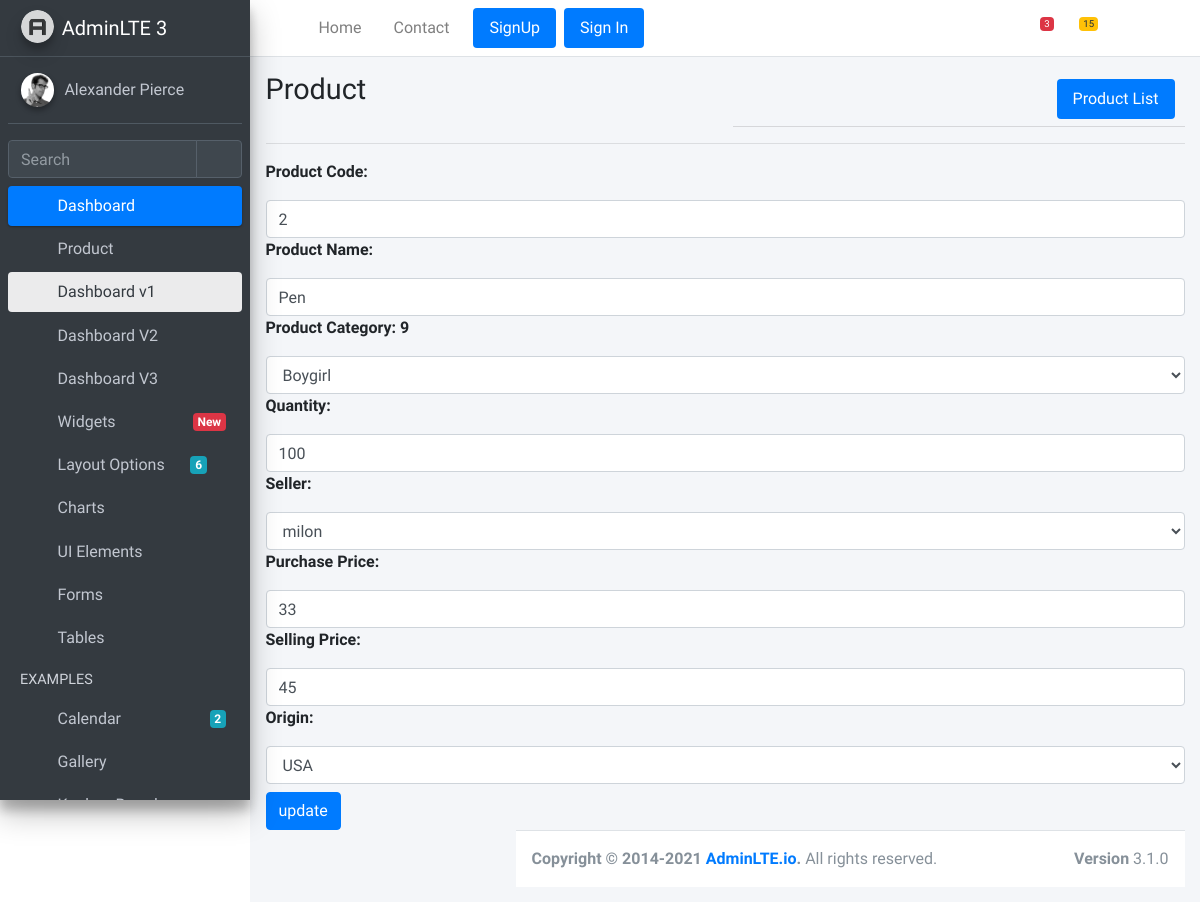
Page /update_product/2/ on the committed database.
### products/models.py (models this page shows, shortened)
class Product(models.Model):
    product_code = models.CharField(max_length=20)
    product_name = models.CharField(max_length=20)
    product_category = models.ForeignKey(Category, on_delete=models.CASCADE, null=True, default='DEFAULT VALUE')
    product_quantity = models.PositiveBigIntegerField(null=True)
    product_seller = models.ForeignKey(Seller, on_delete=models.CASCADE, null=True, default='DEFAULT VALUE')
    product_purchase_price =models.PositiveIntegerField(null=True)
    product_selling_price = models.PositiveIntegerField(null=True)
    product_origin = models.ForeignKey(Origin, on_delete=models.CASCADE, null=True, default='DEFAULT VALUE')

class Category(models.Model):
    category_name = models.CharField(max_length=20, null=True, default='DEFAULT VALUE')

class Seller(models.Model):
    seller_name = models.OneToOneField(User, on_delete=models.CASCADE, null=True, default='DEFAULT VALUE')

class Origin(models.Model):
    origin_name = models.CharField(max_length=20, null=True, default='DEFAULT VALUE')

### products/views.py (the view, shortened to what this page needs)
# urls.py: path('update_product/<id>/', views.update_product, name='update_product'),
def update_product(request, id):
    update = Product.objects.get(id=id)
    categories=Category.objects.all()
    sellers=Seller.objects.all()
    origins=Origin.objects.all()
    context = {
        'update': update,
        'categories':categories,
        'sellers':sellers,
        'origins': origins,
    }
    return render(request, 'product/product/product_update.html', context)

### templates/product/product/product_update.html (shortened to what this page needs)
{% extends 'base.html' %}
{% load static %}
{% block content %}
  <div class="content-wrapper">
    <div class="content-header">
      <div class="container-fluid">
        <div class="row mb-2">
          <div class="col-sm-6">
            <h1 class="m-0 mb-3">Product</h1>
          </div>
          <div class="col-sm-6">
            <div class="card-header">
                <div class="card-tools">
                    <ul class="nav nav-pills ml-auto">
                    <li class="nav-item">
                        <a class="nav-link active" href="{% url 'list_product' %}">Product List</a>
                    </li>
                  </ul>
                </div>
            </div>
          </div>
        </div>
        <hr>
        <form  method="POST">
          <label class="form-group" for="name">Product Code: </label>
          <input class="form-control" type="text" name="product_code" value="{{ update.product_code }}" placeholder="{{ update.product_code }}">
          <label class="form-group" for="phone">Product Name: </label>
          <input class="form-control" type="text" name="product_name" value="{{ update.product_name }}" placeholder="{{ update.product_name }}">
          <label class="form-group" for="work_info">Product Category: {{update.product_category.id}}</label>
          <select name="product_category" id="" class="form-control" required>
            {% for category in categories %}
                <option value="{{category.id}}" {% if update.product_category.id == category.id %} selected {% endif %}  >{{category.category_name}}
                </option>
            {% endfor %}
          </select>
          <label class="form-group" for="name">Quantity: </label>
          <input class="form-control" type="text" name="product_quantity" value="{{ update.product_quantity }}" placeholder="{{ update.product_quantity }}">
          <label class="form-group" for="name">Seller: </label>
          <select name="product_seller" id="" class="form-control" required>
            {% for seller in sellers %}
                <option value="{{seller.id}}" {% if update.product_seller.id == seller.id %} selected {% endif %} >{{seller.seller_name}}
                </option>
            {% endfor %}
          </select>
          <label class="form-group" for="name">Purchase Price: </label>
          <input class="form-control" type="text" name="product_purchase_price" value="{{ update.product_purchase_price }}" placeholder="{{ update.product_purchase_price }}">
          <label class="form-group" for="phone">Selling Price: </label>
          <input class="form-control" type="text" name="product_selling_price" value="{{ update.product_selling_price }}" placeholder="{{ update.product_selling_price }}">
          <label class="form-group" for="work_info">Origin: </label>
          <select name="product_origin" id="" class="form-control" required>
            {% for origin in origins %}
                <option value="{{origin.id}}" {% if update.product_origin.id == origin.id %} selected {% endif %} >{{origin.origin_name}}
                </option>
            {% endfor %}
          </select>
          <input class="btn btn-primary mt-2" type="submit" value="update">
      </form>
  {% endblock  %}

### static/css/style.css (style rules this page uses)
option { background-color: color; border-radius: value; font-size: value }

### rows in the picture
Product: product_code "2", product_name "Pen", product_category.id "9", product_category "Boygirl", product_quantity "100", product_seller "milon", product_purchase_price "33", product_selling_price "45", product_origin "USA"
